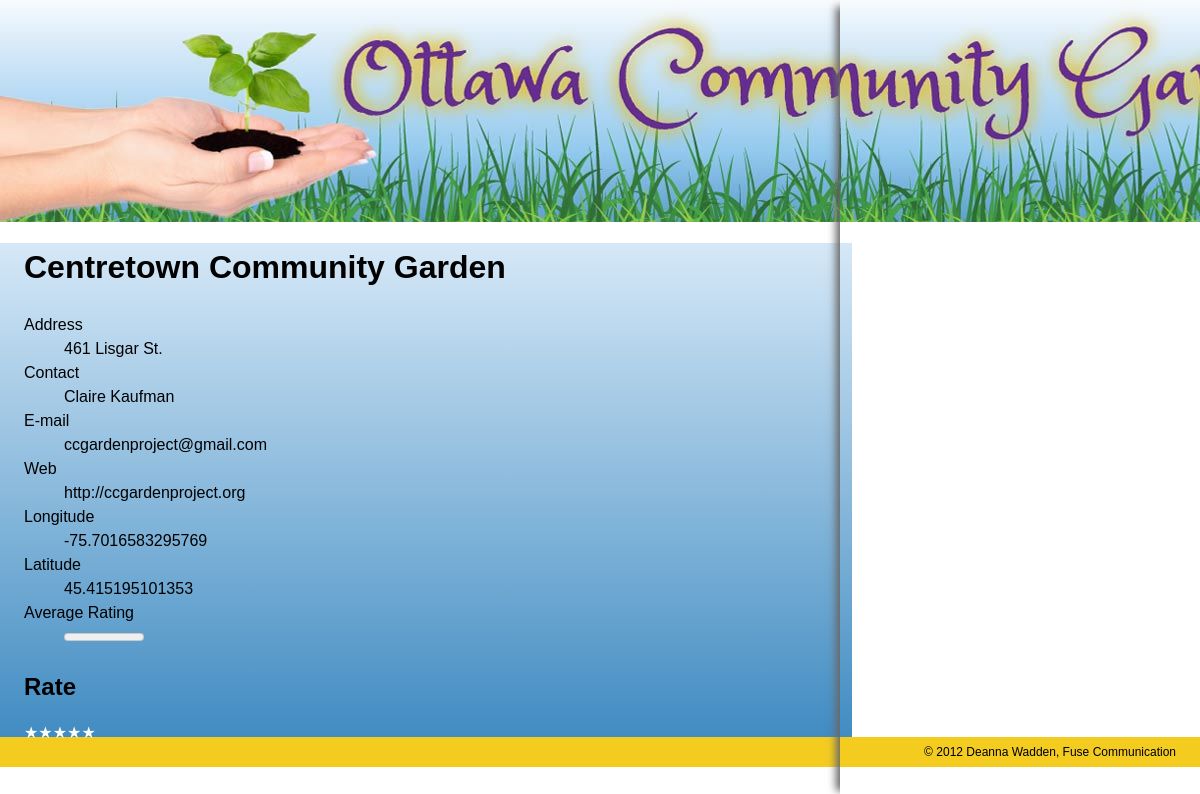
Before: /single.php?id=4 with the older database file.
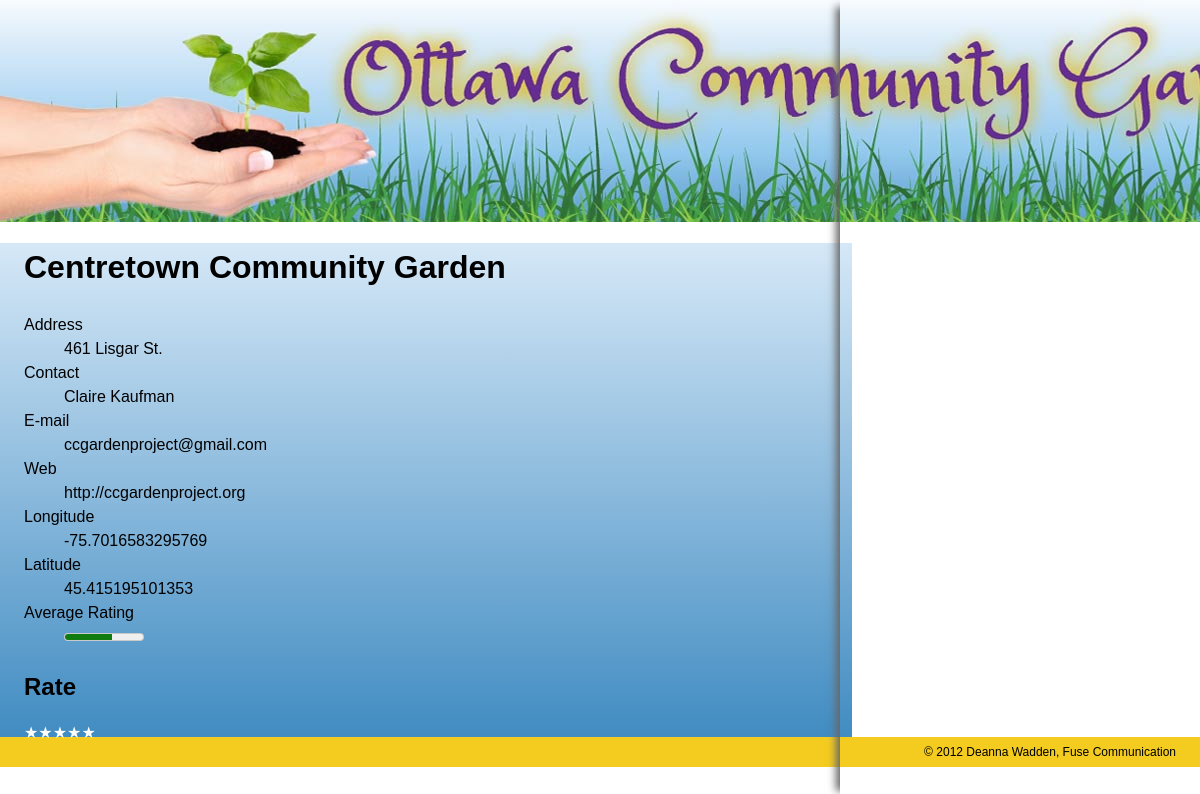
After: the same page with the newer database file.
### tables this page shows
CREATE TABLE IF NOT EXISTS `garden_locations` (
  `id` int(11) NOT NULL AUTO_INCREMENT,
  `name` varchar(255) NOT NULL,
  `street_address` text NOT NULL,
  `longitude` double NOT NULL,
  `latitude` double NOT NULL,
  `rate_count` int(11) NOT NULL,
  `rate_total` int(11) NOT NULL,
  `contact` varchar(80) NOT NULL,
  `email` varchar(50) NOT NULL,
  `url` varchar(50) NOT NULL,
  PRIMARY KEY (`id`)
);

### single.php (the view, shortened to what this page needs)
<?php
$id = filter_input(INPUT_GET, 'id', FILTER_SANITIZE_NUMBER_INT);
require_once 'includes/db.php';
$sql = $db->prepare('
	SELECT id, name, street_address, contact, email, url, longitude, latitude,  rate_count, rate_total
	FROM garden_locations
	WHERE id = :id
');
$sql->bindValue(':id', $id, PDO::PARAM_INT);
$sql->execute();
$garden = $sql->fetch();
if ($garden['rate_count'] > 0) {
	$rating = round($garden['rate_total'] / $garden['rate_count']);
} else {
	$rating = 0;
}
$cookie = get_rate_cookie();
include_once 'includes/wrapper-top.php';
?>
<div id="single-info">
	<h1><?php echo $garden['name']; ?></h1>
	<dl>
		<dt>Address</dt><dd><?php echo $garden['street_address']; ?></dd>
		<dt>Contact</dt><dd><?php echo $garden['contact']; ?></dd>
		<dt>E-mail</dt><dd><?php echo $garden['email']; ?></dd>
		<dt>Web</dt><dd><?php echo $garden['url']; ?></dd>
		<dt>Longitude</dt><dd><?php echo $garden['longitude']; ?></dd>
		<dt>Latitude</dt><dd><?php echo $garden['latitude']; ?></dd>
		<dt>Average Rating</dt><dd><meter value="<?php echo $rating; ?>" min="0" max="5"><?php echo $rating; ?> out of 5</meter></dd>
	</dl>
	<?php if (isset($cookie[$id])) : ?>
	<h2>Your rating</h2>
	<ol class="rater rater-usable">
		<?php for ($i = 1; $i <= 5; $i++) : ?>
			<?php $class = ($i <= $cookie[$id]) ? 'is-rated' : ''; ?>
			<li class="rater-level <?php echo $class; ?>">★</li>
		<?php endfor; ?>
	</ol>
	<?php else : ?>
	<h2>Rate</h2>
	<ol class="rater rater-usable">
		<?php for ($i = 1; $i <= 5; $i++) : ?>
		<li class="rater-level"><a href="rate.php?id=<?php echo $garden['id']; ?>&rate=<?php echo $i; ?>">★</a></li>
		<?php endfor; ?>
	</ol>
	<?php endif; ?>
</div>
<div id="single-map"></div>
<?php
include_once 'includes/wrapper-bottom.php';
?>

### includes/wrapper-top.php (shortened to what this page needs)
<!DOCTYPE HTML>
<html>
<head>
	<link href="css/public.css" rel="stylesheet">
</head>
<body>
	<header>
		<h1>Ottawa Community Gardens</h1>
	</header>

### includes/wrapper-bottom.php (shortened to what this page needs)
	<footer>
		<p>© <?php echo date('Y'); ?> Deanna Wadden, Fuse Communication</p>
	</footer>
</body>
</html>

### css/public.css (style rules this page uses)
html { margin: 0; padding:0; }
body { margin: 0; padding:0; min-width: 320 px; font: normal 100%/1.5 "Trebuchet MS", Arial, Helvetica, sans-serif; }
header { margin: 0; padding:0; display: block; min-height: 71px; width: 100%; background: url("../images/banner-320.jpg") no-repeat left top; background-size: cover; }
header h1 { margin: 0; padding:0; overflow: hidden; text-indent: -999em; }
footer { margin: 0; padding: .5% 2%; background-color: #f4cc20; }
footer p { margin: 0; padding: 0; font-size: .75em; text-align: right; }
#single-info { margin: 0; padding: 0 3% 1% 2%; width: 66%; background: #d5e8f7; background: -moz-linear-gradient(top, #d5e8f7 0%, #418cc2 100%); background: -webkit-gradient(linear, left top, left bottom, color-stop(0%,#d5e8f7), color-stop(100%,#418cc2)); background: -webkit-linear-gradient(top, #d5e8f7 0%,#418cc2 100%); background: -o-linear-gradient(top, #d5e8f7 0%,#418cc2 100%); background: -ms-linear-gradient(top, #d5e8f7 0%,#418cc2 100%); background: linear-gradient(top, #d5e8f7 0%,#418cc2 100%); filter: progid:DXImageTransform.Microsoft.gradient( startColorstr='#d5e8f7', endColorstr='#418cc2',GradientType=0 ); }
#single-map { margin: 0; padding: 0; -webkit-box-shadow: -12px -1px 8px -8px #666666; -moz-box-shadow: -12px -1px 8px -8px #666666; box-shadow: -12px -1px 8px -8px #666666; bottom: 0; position: absolute; right: 0; top: 0; width: 30%; }
ol.rater { margin: 0; padding: 0; display: inline; list-style-type: none; text-align: right; }
.rater { display: inline-block; margin: 0; padding: 0; vertical-align: middle; list-style-type: none; line-height: 1; }
.rater-level { float: left; color: #fff; }
.rater-level a, .rater-level a:link, .rater-level a:visited { color: #fff; text-decoration: none }
@media screen and (min-width: 600px) { header { background: url("../images/banner-600.jpg") no-repeat left top; height: 151px; } }
@media screen and (min-width: 1000px) { header { background: url("../images/banner-1000.jpg") no-repeat left top; height: 222px; } }

Changed rows visible on the page:
changed garden_locations "Centretown Community Garden": rate_count 0 → 1 (drawn)
